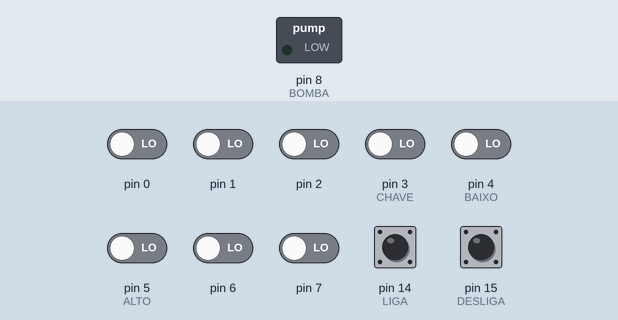
Bench run of a sketch on a simulated Arduino Uno, built with avr-gcc and run on an emulated ATmega328P. Shown: switched loads named in the sketch (green lamp = pin HIGH). Inputs (shaded band) come from the test bench; at power-on: pin 14 (LIGA), pin 15 (DESLIGA) HIGH, pin 0–2, pin 3 (CHAVE), pin 4 (BAIXO), pin 5 (ALTO), pin 6, pin 7 LOW.

Above: at 0.8 s.
0.9 s: pin 3 (CHAVE) driven HIGH
At 2.0 s:
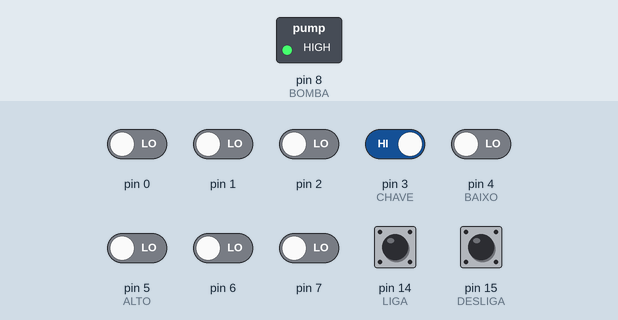
Timing chart, 0 to 3.9 s (numbered marks = the images above; inputs shaded):
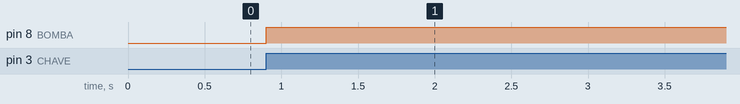

The sketch:

ex_1_relatorio_1.ino
```cpp
#define LIGA (1 << PC0)
#define DESLIGA (1 << PC1)
#define CHAVE (1 << PD3)
#define BAIXO (1 << PD4)
#define ALTO (1 << PD5)
#define BOMBA (1 << PB0)

int main(void) {
    DDRB = BOMBA;
    PORTC = (LIGA + DESLIGA);

    PORTB &= ~(BOMBA);

    while(1) {
        short int chave = PIND & CHAVE;

        if(chave) {
            short int baixo, alto;
            baixo = PIND & BAIXO;
            alto = PIND & ALTO;

            if(baixo && alto) {
                PORTB &= ~(BOMBA);
            }

            if (!alto && !baixo) {
                PORTB |= BOMBA;
            }
        } else {
            short int liga, desliga;
            liga = PINC & LIGA;
            desliga = PINC & DESLIGA;

            if(desliga == 0) {
                PORTB &= ~(BOMBA);
            }

            if(liga == 0) {
                PORTB |= BOMBA;
            }
        }
    }
}
```

Measured:
- after the input at 0.9 s, pin 8 (BOMBA): LOW → HIGH at once
